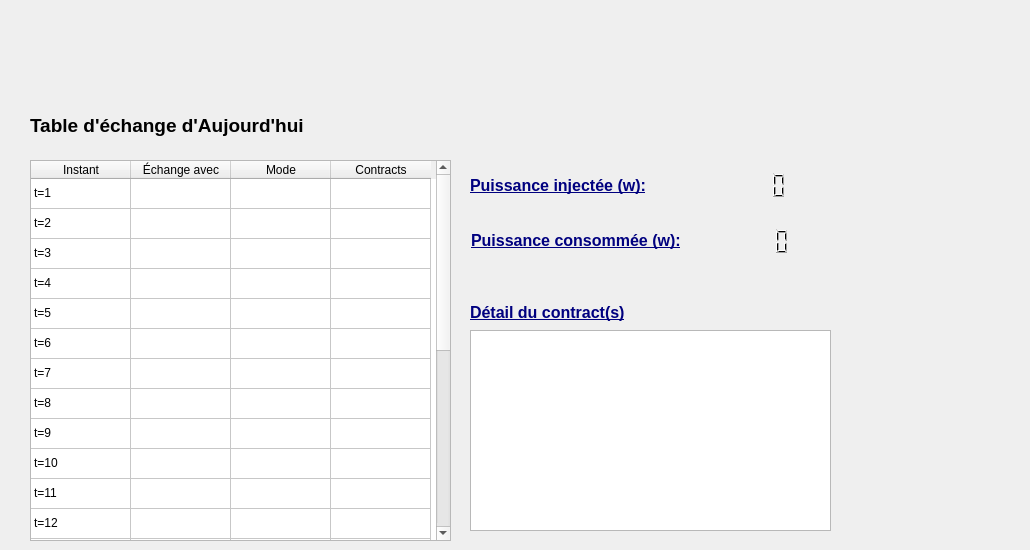
    <widget class="QWidget" name="page_4">
     <widget class="QLabel" name="label_29">
      <property name="geometry">
       <rect>
        <x>0</x>
        <y>0</y>
        <width>1021</width>
        <height>91</height>
       </rect>
      </property>
      <property name="styleSheet">
       <string notr="true">background-image: url(:/images/banniere1.png);</string>
      </property>
      <property name="text">
       <string/>
      </property>
     </widget>
     <widget class="QLabel" name="label_30">
      <property name="geometry">
       <rect>
        <x>30</x>
        <y>110</y>
        <width>301</width>
        <height>31</height>
       </rect>
      </property>
      <property name="font">
       <font>
        <pointsize>14</pointsize>
        <weight>75</weight>
        <bold>true</bold>
       </font>
      </property>
      <property name="styleSheet">
       <string notr="true">color: rgb(0, 0, 0);</string>
      </property>
      <property name="text">
       <string>Table d'échange d'Aujourd'hui</string>
      </property>
     </widget>
     <widget class="QTableWidget" name="todayTableWidget">
      <property name="geometry">
       <rect>
        <x>30</x>
        <y>160</y>
        <width>421</width>
        <height>381</height>
       </rect>
      </property>
      <property name="styleSheet">
       <string notr="true">color:rgb(0, 0, 0)</string>
      </property>
      <property name="frameShadow">
       <enum>QFrame::Plain</enum>
      </property>
      <property name="editTriggers">
       <set>QAbstractItemView::NoEditTriggers</set>
      </property>
      <property name="selectionBehavior">
       <enum>QAbstractItemView::SelectRows</enum>
      </property>
      <property name="rowCount">
       <number>24</number>
      </property>
      <attribute name="horizontalHeaderVisible">
       <bool>true</bool>
      </attribute>
      <attribute name="verticalHeaderVisible">
       <bool>false</bool>
      </attribute>
      <attribute name="verticalHeaderMinimumSectionSize">
       <number>23</number>
      </attribute>
      <row/>
      <row/>
      <row/>
      <row/>
      <row/>
      <row/>
      <row/>
      <row/>
      <row/>
      <row/>
      <row/>
      <row/>
      <row/>
      <row/>
      <row/>
      <row/>
      <row/>
      <row/>
      <row/>
      <row/>
      <row/>
      <row/>
      <row/>
      <row/>
      <column>
       <property name="text">
        <string>Instant</string>
       </property>
      </column>
      <column>
       <property name="text">
        <string>Échange avec</string>
       </property>
      </column>
      <column>
       <property name="text">
        <string>Mode</string>
       </property>
      </column>
      <column>
       <property name="text">
        <string>Contracts</string>
       </property>
      </column>
      <item row="0" column="0">
       <property name="text">
        <string>t=1</string>
       </property>
       <property name="background">
        <brush brushstyle="NoBrush">
         <color alpha="255">
          <red>255</red>
          <green>255</green>
          <blue>255</blue>
         </color>
        </brush>
       </property>
      </item>
      <item row="1" column="0">
       <property name="text">
        <string>t=2</string>
       </property>
      </item>
      <item row="2" column="0">
       <property name="text">
        <string>t=3</string>
       </property>
      </item>
      <item row="3" column="0">
       <property name="text">
        <string>t=4</string>
       </property>
      </item>
      <item row="4" column="0">
       <property name="text">
        <string>t=5</string>
       </property>
      </item>
      <item row="5" column="0">
       <property name="text">
        <string>t=6</string>
       </property>
      </item>
      <item row="6" column="0">
       <property name="text">
        <string>t=7</string>
       </property>
      </item>
      <item row="7" column="0">
       <property name="text">
        <string>t=8</string>
       </property>
      </item>
      <item row="8" column="0">
       <property name="text">
        <string>t=9</string>
       </property>
      </item>
      <item row="9" column="0">
       <property name="text">
        <string>t=10</string>
       </property>
      </item>
      <item row="10" column="0">
       <property name="text">
        <string>t=11</string>
       </property>
      </item>
      <item row="11" column="0">
       <property name="text">
        <string>t=12</string>
       </property>
      </item>
      <item row="12" column="0">
       <property name="text">
        <string>t=13</string>
       </property>
      </item>
      <item row="13" column="0">
       <property name="text">
        <string>t=14</string>
       </property>
      </item>
      <item row="14" column="0">
       <property name="text">
        <string>t=15</string>
       </property>
      </item>
      <item row="15" column="0">
       <property name="text">
        <string>t=16</string>
       </property>
      </item>
      <item row="16" column="0">
       <property name="text">
        <string>t=17</string>
       </property>
      </item>
      <item row="17" column="0">
       <property name="text">
        <string>t=18</string>
       </property>
      </item>
      <item row="18" column="0">
       <property name="text">
        <string>t=19</string>
       </property>
      </item>
      <item row="19" column="0">
       <property name="text">
        <string>t=20</string>
       </property>
      </item>
      <item row="20" column="0">
       <property name="text">
        <string>t=21</string>
       </property>
      </item>
      <item row="21" column="0">
       <property name="text">
        <string>t=22</string>
       </property>
      </item>
      <item row="22" column="0">
       <property name="text">
        <string>t=23</string>
       </property>
      </item>
      <item row="23" column="0">
       <property name="text">
        <string>t=24</string>
       </property>
      </item>
     </widget>
     <widget class="QLabel" name="label_31">
      <property name="geometry">
       <rect>
        <x>470</x>
        <y>170</y>
        <width>251</width>
        <height>31</height>
       </rect>
      </property>
      <property name="font">
       <font>
        <pointsize>12</pointsize>
        <weight>75</weight>
        <bold>true</bold>
        <underline>true</underline>
       </font>
      </property>
      <property name="styleSheet">
       <string notr="true">color: rgb(0, 0, 127);</string>
      </property>
      <property name="text">
       <string>Puissance injectée (w):</string>
      </property>
     </widget>
     <widget class="QLabel" name="label_14">
      <property name="geometry">
       <rect>
        <x>471</x>
        <y>230</y>
        <width>241</width>
        <height>21</height>
       </rect>
      </property>
      <property name="font">
       <font>
        <pointsize>12</pointsize>
        <weight>75</weight>
        <bold>true</bold>
        <underline>true</underline>
       </font>
      </property>
      <property name="styleSheet">
       <string notr="true">color: rgb(0, 0, 127);</string>
      </property>
      <property name="text">
       <string>Puissance consommée (w):</string>
      </property>
     </widget>
     <widget class="QLCDNumber" name="wFeeded">
      <property name="geometry">
       <rect>
        <x>717</x>
        <y>165</y>
        <width>71</width>
        <height>41</height>
       </rect>
      </property>
      <property name="styleSheet">
       <string notr="true">color: rgb(0, 0, 0);border:0px ;</string>
      </property>
     </widget>
     <widget class="QLCDNumber" name="wConsumed">
      <property name="geometry">
       <rect>
        <x>720</x>
        <y>226</y>
        <width>71</width>
        <height>31</height>
       </rect>
      </property>
      <property name="styleSheet">
       <string notr="true">color: rgb(0, 0, 0);border:0px ;</string>
      </property>
     </widget>
     <widget class="QLabel" name="label_32">
      <property name="geometry">
       <rect>
        <x>-190</x>
        <y>340</y>
        <width>47</width>
        <height>13</height>
       </rect>
      </property>
      <property name="text">
       <string>TextLabel</string>
      </property>
     </widget>
     <widget class="QLabel" name="label_33">
      <property name="geometry">
       <rect>
        <x>470</x>
        <y>302</y>
        <width>211</width>
        <height>21</height>
       </rect>
      </property>
      <property name="font">
       <font>
        <pointsize>12</pointsize>
        <weight>75</weight>
        <bold>true</bold>
        <underline>true</underline>
       </font>
      </property>
      <property name="styleSheet">
       <string notr="true">color: rgb(0, 0, 127);</string>
      </property>
      <property name="text">
       <string>Détail du contract(s)</string>
      </property>
     </widget>
     <widget class="QListView" name="contractlistView">
      <property name="geometry">
       <rect>
        <x>470</x>
        <y>330</y>
        <width>361</width>
        <height>201</height>
       </rect>
      </property>
      <property name="styleSheet">
       <string notr="true">color:rgb(0, 0, 0)</string>
      </property>
     </widget>
     <widget class="QLabel" name="label_35">
      <property name="geometry">
       <rect>
        <x>853</x>
        <y>140</y>
        <width>161</width>
        <height>111</height>
       </rect>
      </property>
      <property name="text">
       <string/>
      </property>
      <property name="pixmap">
       <pixmap>images/withGrid.png</pixmap>
      </property>
      <property name="scaledContents">
       <bool>true</bool>
      </property>
     </widget>
     <widget class="QLabel" name="label_36">
      <property name="geometry">
       <rect>
        <x>859</x>
        <y>376</y>
        <width>121</width>
        <height>111</height>
       </rect>
      </property>
      <property name="text">
       <string/>
      </property>
      <property name="pixmap">
       <pixmap>images/contract1.png</pixmap>
      </property>
      <property name="scaledContents">
       <bool>true</bool>
      </property>
      <property name="wordWrap">
       <bool>true</bool>
      </property>
     </widget>
    </widget>
